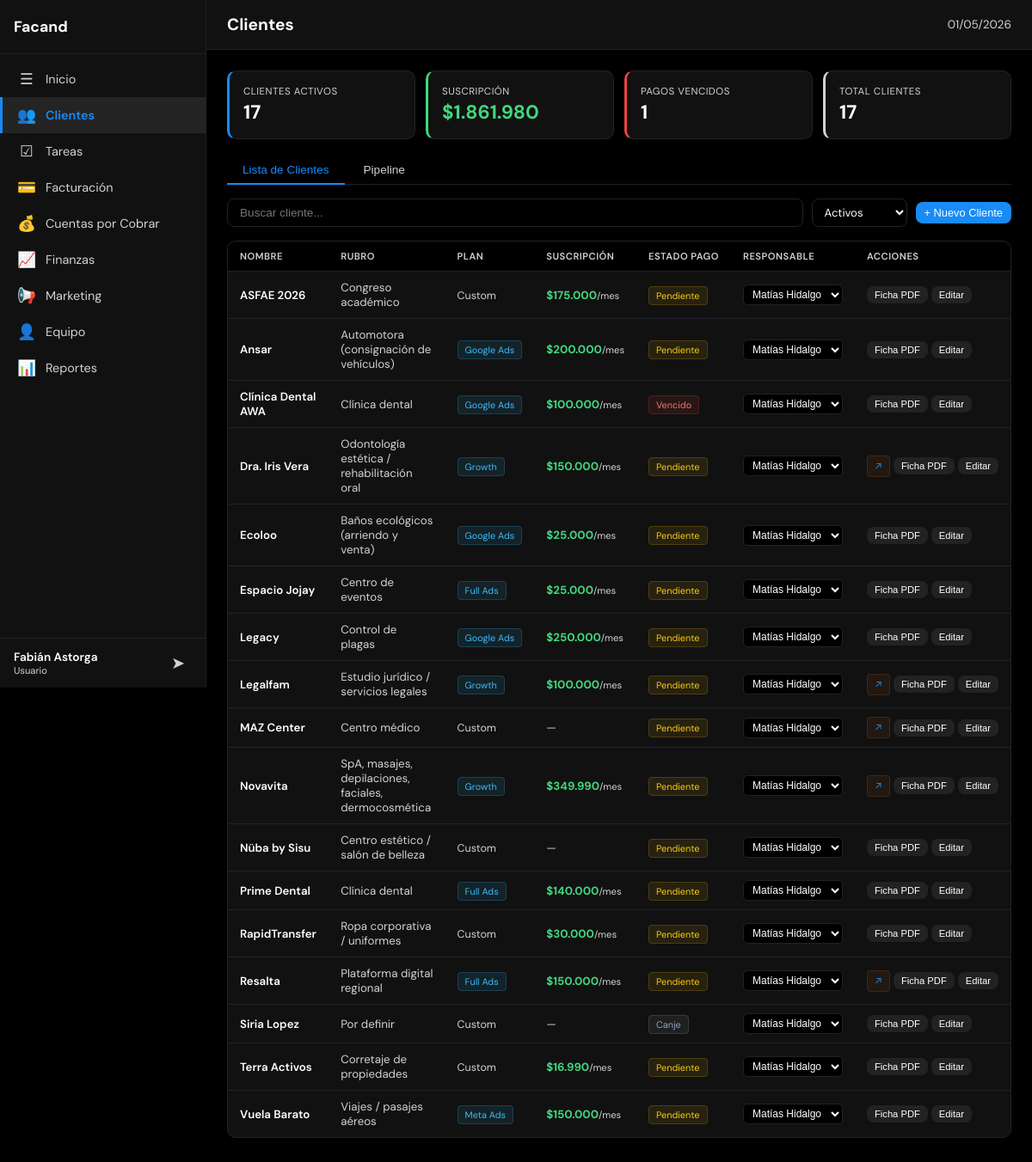
Page /index.php?page=crm (signed in) on the committed database.
### tables this page shows
CREATE TABLE usuarios (
            id INTEGER PRIMARY KEY AUTOINCREMENT,
            username TEXT UNIQUE NOT NULL,
            password_hash TEXT NOT NULL,
            nombre TEXT NOT NULL,
            email TEXT DEFAULT '',
            role TEXT NOT NULL DEFAULT 'user' CHECK(role IN ('admin','user')),
            activo INTEGER NOT NULL DEFAULT 1,
            last_login TEXT,
            created_at TEXT DEFAULT (datetime('now')),
            updated_at TEXT DEFAULT (datetime('now'))
        );

CREATE TABLE clientes (
    id INTEGER PRIMARY KEY AUTOINCREMENT,
    nombre TEXT NOT NULL,
    rut TEXT DEFAULT '',
    email TEXT DEFAULT '',
    telefono TEXT DEFAULT '',
    direccion TEXT DEFAULT '',
    contacto_nombre TEXT DEFAULT '',
    contacto_cargo TEXT DEFAULT '',
    tipo TEXT NOT NULL DEFAULT 'prospecto' CHECK(tipo IN ('prospecto','activo','inactivo','cerrado')),
    etapa_pipeline TEXT NOT NULL DEFAULT 'lead' CHECK(etapa_pipeline IN ('lead','contactado','propuesta','negociacion','onboarding','activo','cerrado_ganado','cerrado_perdido')),
    rubro TEXT DEFAULT '',
    plan TEXT DEFAULT '',
    fee_mensual INTEGER DEFAULT 0,
    servicios TEXT DEFAULT '',
    herramientas TEXT DEFAULT '',
    presupuesto_ads TEXT DEFAULT '',
    etapa TEXT DEFAULT '',
    estado_pago TEXT DEFAULT 'pendiente' CHECK(estado_pago IN ('pendiente','pagado','vencido','canje')),
    url_dashboard TEXT DEFAULT '',
    responsable_id INTEGER,
    notas TEXT DEFAULT '',
    created_at TEXT DEFAULT (datetime('now')),
    updated_at TEXT DEFAULT (datetime('now')),
    FOREIGN KEY (responsable_id) REFERENCES equipo(id) ON DELETE SET NULL
);

CREATE TABLE equipo (
            id INTEGER PRIMARY KEY AUTOINCREMENT,
            nombre TEXT NOT NULL,
            cargo TEXT DEFAULT '',
            email TEXT DEFAULT '',
            activo INTEGER NOT NULL DEFAULT 1,
            created_at TEXT DEFAULT (datetime('now'))
        );

### config/app.php (called while the page is built)
<?php
return array (
  'name' => 'Facand',
  'logo' => 'assets/img/logo.png',
  'primary' => '#41d77e',
  'accent' => '#188bf6',
  'bg' => '#000000',
  'surface' => '#111111',
  'text' => '#ffffff',
  'timezone' => 'America/Santiago',
  'currency' => 'CLP',
  'locale' => 'es_CL',
  'version' => '1.0.0',
  'active' => true,
);

### includes/functions.php (called while the page is built, shortened)
<?php
$app_config = require __DIR__ . '/../config/app.php';
function format_money($amount): string {
    global $app_config;
    $currency = $app_config['currency'] ?? 'CLP';
    if ($currency === 'CLP') {
        return '$' . number_format((int)$amount, 0, ',', '.');
    }
    return '$' . number_format((float)$amount, 2, ',', '.');
}
function safe(mixed $str): string {
    return htmlspecialchars((string)($str ?? ''), ENT_QUOTES, 'UTF-8');
}

### config/modules.php (called while the page is built)
<?php
return [
    'home'        => ['nombre' => 'Inicio',            'icono' => '&#9776;',  'archivo' => 'modules/home.php',        'descripcion' => 'Resumen general y KPIs'],
    'crm'         => ['nombre' => 'Clientes',           'icono' => '&#128101;','archivo' => 'modules/crm.php',         'descripcion' => 'Gestión de clientes y pipeline'],
    'services'    => ['nombre' => 'Servicios',          'icono' => '&#128188;','archivo' => 'modules/services.php',    'descripcion' => 'Servicios, presupuestos y cotizaciones'],
    'tasks'       => ['nombre' => 'Tareas',             'icono' => '&#9745;',  'archivo' => 'modules/tasks.php',       'descripcion' => 'Gestión de tareas y asignaciones'],
    'billing'     => ['nombre' => 'Facturación',        'icono' => '&#128179;','archivo' => 'modules/billing.php',     'descripcion' => 'Emisión y control de facturas'],
    'receivables' => ['nombre' => 'Cuentas por Cobrar', 'icono' => '&#128176;','archivo' => 'modules/receivables.php', 'descripcion' => 'Seguimiento de cobros pendientes'],
    'finance'     => ['nombre' => 'Finanzas',           'icono' => '&#128200;','archivo' => 'modules/finance.php',     'descripcion' => 'Ingresos, gastos y flujo de caja'],
    'marketing'   => ['nombre' => 'Marketing',          'icono' => '&#128226;','archivo' => 'modules/marketing.php',   'descripcion' => 'Campañas y métricas'],
    'team'        => ['nombre' => 'Equipo',             'icono' => '&#128100;','archivo' => 'modules/team.php',        'descripcion' => 'Miembros y carga de trabajo'],
    'reports'     => ['nombre' => 'Reportes',           'icono' => '&#128202;','archivo' => 'modules/reports.php',     'descripcion' => 'Reportes exportables'],
    'admin'       => ['nombre' => 'Administración',     'icono' => '&#9881;',  'archivo' => 'modules/admin.php',       'descripcion' => 'Usuarios, roles y configuración'],
];

### includes/permissions.php (called while the page is built, shortened)
<?php
function can_edit(int $user_id, string $modulo): bool {
    $user = query_one('SELECT role FROM usuarios WHERE id = ?', [$user_id]);
    $perm = query_one(
        'SELECT puede_editar FROM permisos WHERE usuario_id = ? AND modulo = ?',
        [$user_id, $modulo]
    );
    return $perm && $perm['puede_editar'];
}
function get_user_modules(int $user_id): array {
    $all_modules = require __DIR__ . '/../config/modules.php';
    $perms = query_all(
        'SELECT modulo FROM permisos WHERE usuario_id = ? AND puede_ver = 1',
        [$user_id]
    );
    $allowed = array_column($perms, 'modulo');
    return $allowed;
}

### includes/db.php (called while the page is built, shortened)
<?php
function get_db(): SQLite3 {
    static $db = null;
    if ($db === null) {
        $db_path = __DIR__ . '/../data/dashboard.db';
        $db = new SQLite3($db_path);
        $db->busyTimeout(5000);
        $db->exec('PRAGMA journal_mode=WAL');
        $db->exec('PRAGMA foreign_keys=ON');
    }
    return $db;
}
function query_all(string $sql, array $params = []): array {
    $stmt = get_db()->prepare($sql);
    foreach ($params as $i => $val) {
        $stmt->bindValue($i + 1, $val);
    }
    $result = $stmt->execute();
    $rows = [];
    while ($row = $result->fetchArray(SQLITE3_ASSOC)) {
        $rows[] = $row;
    }
    return $rows;
}
function query_one(string $sql, array $params = []): ?array {
    $rows = query_all($sql, $params);
    return $rows[0] ?? null;
}

### includes/auth.php (called while the page is built, shortened)
<?php
require_once __DIR__ . '/db.php';
require_once __DIR__ . '/permissions.php';
require_once __DIR__ . '/functions.php';
$current_user = query_one('SELECT * FROM usuarios WHERE id = ?', [$_SESSION['user_id']]);

### modules/crm.php (the view, shortened to what this page needs)
<?php
$clientes = query_all('SELECT c.*, e.nombre as responsable_nombre,
    (SELECT COUNT(*) FROM tareas WHERE cliente_id = c.id AND estado IN ("pendiente","en_progreso")) as tareas_pendientes
    FROM clientes c LEFT JOIN equipo e ON c.responsable_id = e.id ORDER BY c.nombre');
$equipo_list = query_all('SELECT id, nombre FROM equipo WHERE activo = 1 ORDER BY nombre');
$activos = count(array_filter($clientes, fn($c) => $c['tipo'] === 'activo'));
$fee_total = array_sum(array_map(fn($c) => $c['tipo'] === 'activo' && $c['estado_pago'] !== 'canje' ? $c['fee_mensual'] : 0, $clientes));
$vencidos = count(array_filter($clientes, fn($c) => $c['estado_pago'] === 'vencido'));
$planes_labels = ['growth'=>'Growth','scale'=>'Scale','starter'=>'Starter','meta_ads'=>'Meta Ads','google_ads'=>'Google Ads','full_ads'=>'Full Ads','full_ads_seo'=>'Full Ads + SEO'];
?>
<div class="crm-kpis">
    <div class="crm-kpi" style="border-left:3px solid var(--accent)"><div class="crm-kpi-label">Clientes Activos</div><div class="crm-kpi-val"><?= $activos ?></div></div>
    <div class="crm-kpi" style="border-left:3px solid var(--success)"><div class="crm-kpi-label">Suscripción</div><div class="crm-kpi-val" style="color:var(--success)"><?= format_money($fee_total) ?></div></div>
    <div class="crm-kpi" style="border-left:3px solid <?= $vencidos ? 'var(--danger)' : 'var(--success)' ?>"><div class="crm-kpi-label">Pagos Vencidos</div><div class="crm-kpi-val <?= $vencidos ? 'danger' : '' ?>"><?= $vencidos ?></div></div>
    <div class="crm-kpi" style="border-left:3px solid var(--text-muted)"><div class="crm-kpi-label">Total Clientes</div><div class="crm-kpi-val"><?= count($clientes) ?></div></div>
</div>
<div class="crm-tabs">
    <button class="crm-tab active" onclick="switchCrmTab('cards', this)">Lista de Clientes</button>
    <button class="crm-tab" onclick="switchCrmTab('pipeline', this)">Pipeline</button>
</div>
<div id="crmTabCards" class="crm-tab-content active">
    <div class="crm-toolbar">
        <input type="text" class="crm-search" id="crmSearch" placeholder="Buscar cliente..." oninput="filterClients()">
        <select class="form-select" style="font-size:.82rem;padding:6px 10px;" id="filterTipo" onchange="filterClients()">
            <option value="activo" selected>Activos</option>
        </select>
        <?php if (can_edit($current_user['id'], 'crm')): ?>
            <button class="btn btn-primary btn-sm" onclick="openNewClient()">+ Nuevo Cliente</button>
        <?php endif; ?>
    </div>
    <div class="table-container">
        <table class="crm-table" id="crmTable">
            <thead>
                <tr>
                    <th>Nombre</th>
                    <th>Rubro</th>
                    <th>Plan</th>
                    <th>Suscripción</th>
                    <th>Estado Pago</th>
                    <th>Responsable</th>
                    <th>Acciones</th>
                </tr>
            </thead>
            <tbody id="crmTableBody">
            <?php foreach ($clientes as $c): ?>
            <tr data-tipo="<?= $c['tipo'] ?>" data-nombre="<?= safe(strtolower($c['nombre'])) ?>">
                <td onclick="openClientDetail(<?= $c['id'] ?>)">
                    <span class="td-nombre"><?= safe($c['nombre']) ?></span>
                </td>
                <td style="color:var(--text-muted)"><?= safe($c['rubro'] ?: '—') ?></td>
                <td>
                    <?php if ($c['plan']): ?>
                        <span class="badge-plan"><?= safe($planes_labels[$c['plan']] ?? $c['plan']) ?></span>
                    <?php else: ?>
                        <span style="color:var(--text-muted);font-size:.78rem">Custom</span>
                    <?php endif; ?>
                </td>
                <td class="td-fee">
                    <?php if ($c['fee_mensual'] > 0): ?>
                        <?= format_money($c['fee_mensual']) ?><span style="font-size:.7rem;font-weight:400;color:var(--text-muted)">/mes</span>
                    <?php else: ?>
                        <span style="color:var(--text-muted);font-weight:400">—</span>
                    <?php endif; ?>
                </td>
                <td><span class="badge-pago-<?= safe($c['estado_pago']) ?>"><?= ucfirst($c['estado_pago']) ?></span></td>
                <td onclick="event.stopPropagation()">
                    <?php if (can_edit($current_user['id'], 'crm')): ?>
                        <select class="resp-select" onchange="changeResponsable(<?= $c['id'] ?>, this.value)" title="Cambiar responsable">
                            <?php foreach ($equipo_list as $e): ?>
                                <option value="<?= $e['id'] ?>" <?= $c['responsable_id'] == $e['id'] ? 'selected' : '' ?>><?= safe($e['nombre']) ?></option>
                            <?php endforeach; ?>
                        </select>
                    <?php else: ?>
                        <span style="font-size:.82rem"><?= safe($c['responsable_nombre'] ?: '—') ?></span>
                    <?php endif; ?>
                </td>
                <td onclick="event.stopPropagation()">
                    <div class="td-actions">
                        <?php if ($c['url_dashboard']): ?>
                            <a href="<?= safe($c['url_dashboard']) ?>" target="_blank" class="client-dash-link" title="Abrir dashboard del cliente">&#8599;</a>
                        <?php endif; ?>
                        <button class="btn btn-secondary btn-sm" onclick="window.open('ficha-pdf.php?id=<?= $c['id'] ?>','_blank')" title="Ficha PDF">Ficha PDF</button>
                        <?php if (can_edit($current_user['id'], 'crm')): ?>
                            <button class="btn btn-secondary btn-sm" onclick="editClient(<?= $c['id'] ?>)" title="Editar">Editar</button>
                        <?php endif; ?>
                    </div>
                </td>
            </tr>
            <?php endforeach; ?>
            </tbody>
        </table>
    </div>
</div>

### index.php (shortened to what this page needs)
<?php
require_once __DIR__ . '/includes/auth.php';
$app = require __DIR__ . '/config/app.php';
$all_modules = require __DIR__ . '/config/modules.php';
$user_modules = get_user_modules($current_user['id']);
$page = $_GET['page'] ?? 'home';
$module_info = $all_modules[$page];
?>
<!DOCTYPE html>
<html lang="es">
<head>
    <link rel="stylesheet" href="css/styles.css">
</head>
<body>
    <aside class="sidebar" id="sidebar">
        <div class="sidebar-header">
            <h2 class="sidebar-brand"><?= safe($app['name']) ?></h2>
        </div>
        <nav class="sidebar-nav">
            <?php foreach ($all_modules as $slug => $mod): ?>
                <?php if (!in_array($slug, $user_modules)) continue; ?>
                <a href="?page=<?= $slug ?>" class="nav-item <?= $page === $slug ? 'active' : '' ?>">
                    <span class="nav-icon"><?= $mod['icono'] ?></span>
                    <span class="nav-label"><?= safe($mod['nombre']) ?></span>
                </a>
            <?php endforeach; ?>
        </nav>
        <div class="sidebar-footer">
            <div class="user-info">
                <span class="user-name"><?= safe($current_user['nombre']) ?></span>
                <span class="user-role"><?= $current_user['role'] === 'admin' ? 'Administrador' : 'Usuario' ?></span>
            </div>
            <a href="logout.php" class="btn-logout" title="Cerrar sesión">&#10148;</a>
        </div>
    </aside>
    <main class="main-content">
        <header class="topbar">
            <h1 class="page-title"><?= safe($module_info['nombre']) ?></h1>
            <div class="topbar-right">
                <span class="current-date"><?= date('d/m/Y') ?></span>
            </div>
        </header>
        <div class="content-area" id="contentArea">
            <?php
            $module_file = __DIR__ . '/' . $module_info['archivo'];
            if (file_exists($module_file)) {
                include $module_file;
            } else {
                echo '<div class="empty-state"><p>Módulo en construcción</p></div>';
            }
            ?>
        </div>
    </main>
</body>
</html>

### rows in the picture
usuarios: nombre "Fabián Astorga"
clientes: nombre "ASFAE 2026", rubro "Congreso académico", plan "Custom", fee_mensual "$175.000", estado_pago "Pendiente", responsable+id "Matías Hidalgo"
clientes: nombre "Ansar", rubro "Automotora (consignación de vehículos)", plan "Google Ads", fee_mensual "$200.000", estado_pago "Pendiente", responsable+id "Matías Hidalgo"
clientes: nombre "Clínica Dental AWA", rubro "Clínica dental", plan "Google Ads", fee_mensual "$100.000", estado_pago "Vencido", responsable+id "Matías Hidalgo"
clientes: nombre "Dra. Iris Vera", rubro "Odontología estética / rehabilitación oral", plan "Growth", fee_mensual "$150.000", estado_pago "Pendiente", responsable+id "Matías Hidalgo"
clientes: nombre "Ecoloo", rubro "Baños ecológicos (arriendo y venta)", plan "Google Ads", fee_mensual "$25.000", estado_pago "Pendiente", responsable+id "Matías Hidalgo"
clientes: nombre "Espacio Jojay", rubro "Centro de eventos", plan "Full Ads", fee_mensual "$25.000", estado_pago "Pendiente", responsable+id "Matías Hidalgo"
clientes: nombre "Legacy", rubro "Control de plagas", plan "Google Ads", fee_mensual "$250.000", estado_pago "Pendiente", responsable+id "Matías Hidalgo"
clientes: nombre "Legalfam", rubro "Estudio jurídico / servicios legales", plan "Growth", fee_mensual "$100.000", estado_pago "Pendiente", responsable+id "Matías Hidalgo"
clientes: nombre "MAZ Center", rubro "Centro médico", plan "Custom", estado_pago "Pendiente", responsable+id "Matías Hidalgo"
clientes: nombre "Novavita", rubro "SpA, masajes, depilaciones, faciales, dermocosmética", plan "Growth", fee_mensual "$349.990", estado_pago "Pendiente", responsable+id "Matías Hidalgo"
clientes: nombre "Nüba by Sisu", rubro "Centro estético / salón de belleza", plan "Custom", estado_pago "Pendiente", responsable+id "Matías Hidalgo"
clientes: nombre "Prime Dental", rubro "Clínica dental", plan "Full Ads", fee_mensual "$140.000", estado_pago "Pendiente", responsable+id "Matías Hidalgo"
clientes: nombre "RapidTransfer", rubro "Ropa corporativa / uniformes", plan "Custom", fee_mensual "$30.000", estado_pago "Pendiente", responsable+id "Matías Hidalgo"
clientes: nombre "Resalta", rubro "Plataforma digital regional", plan "Full Ads", fee_mensual "$150.000", estado_pago "Pendiente", responsable+id "Matías Hidalgo"
clientes: nombre "Siria Lopez", rubro "Por definir", plan "Custom", estado_pago "Canje", responsable+id "Matías Hidalgo"
clientes: nombre "Terra Activos", rubro "Corretaje de propiedades", plan "Custom", fee_mensual "$16.990", estado_pago "Pendiente", responsable+id "Matías Hidalgo"
clientes: nombre "Vuela Barato", rubro "Viajes / pasajes aéreos", plan "Meta Ads", fee_mensual "$150.000", estado_pago "Pendiente", responsable+id "Matías Hidalgo"

### other values in the picture
safe($app['name']) "Facand"
$mod['icono'] "☰"
safe($mod['nombre']) "Inicio"
$mod['icono'] "👥"
safe($mod['nombre']) "Clientes"
$mod['icono'] "☑"
safe($mod['nombre']) "Tareas"
$mod['icono'] "💳"
safe($mod['nombre']) "Facturación"
$mod['icono'] "💰"
safe($mod['nombre']) "Cuentas por Cobrar"
$mod['icono'] "📈"
safe($mod['nombre']) "Finanzas"
$mod['icono'] "📢"
safe($mod['nombre']) "Marketing"
